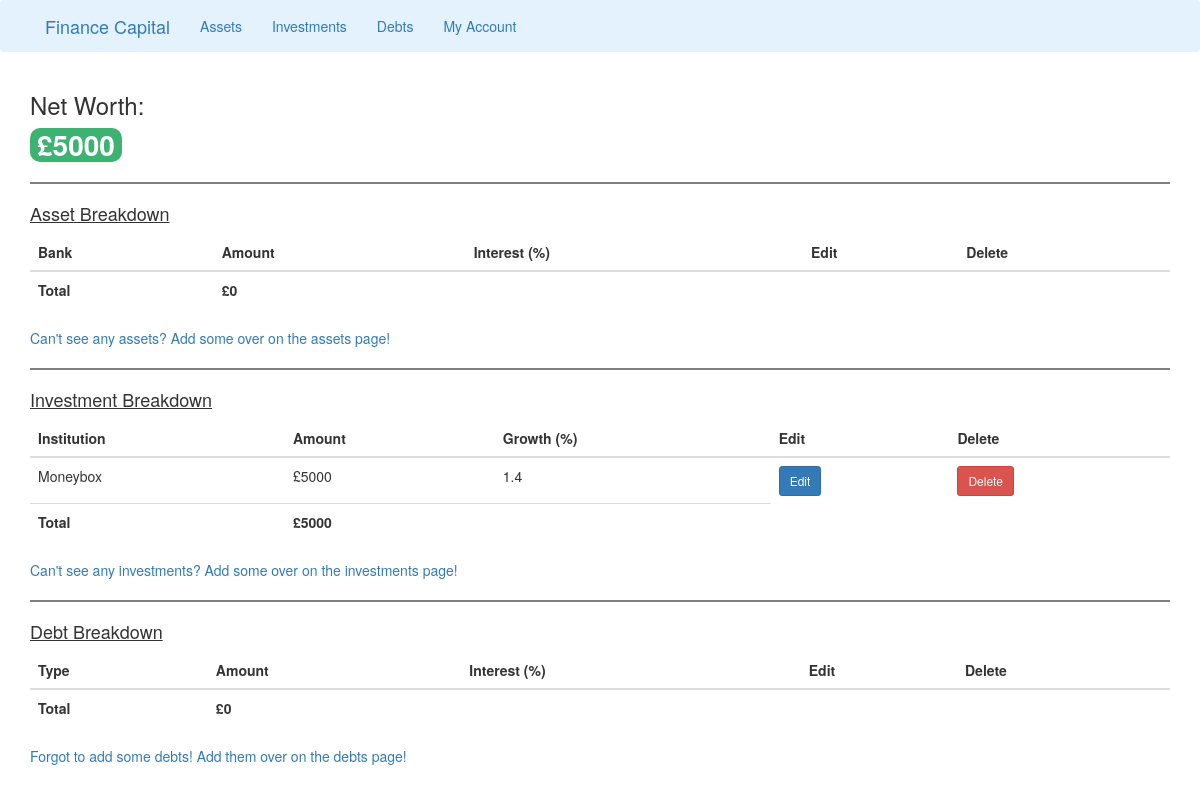
/account, run on an earlier commit of the app's database.
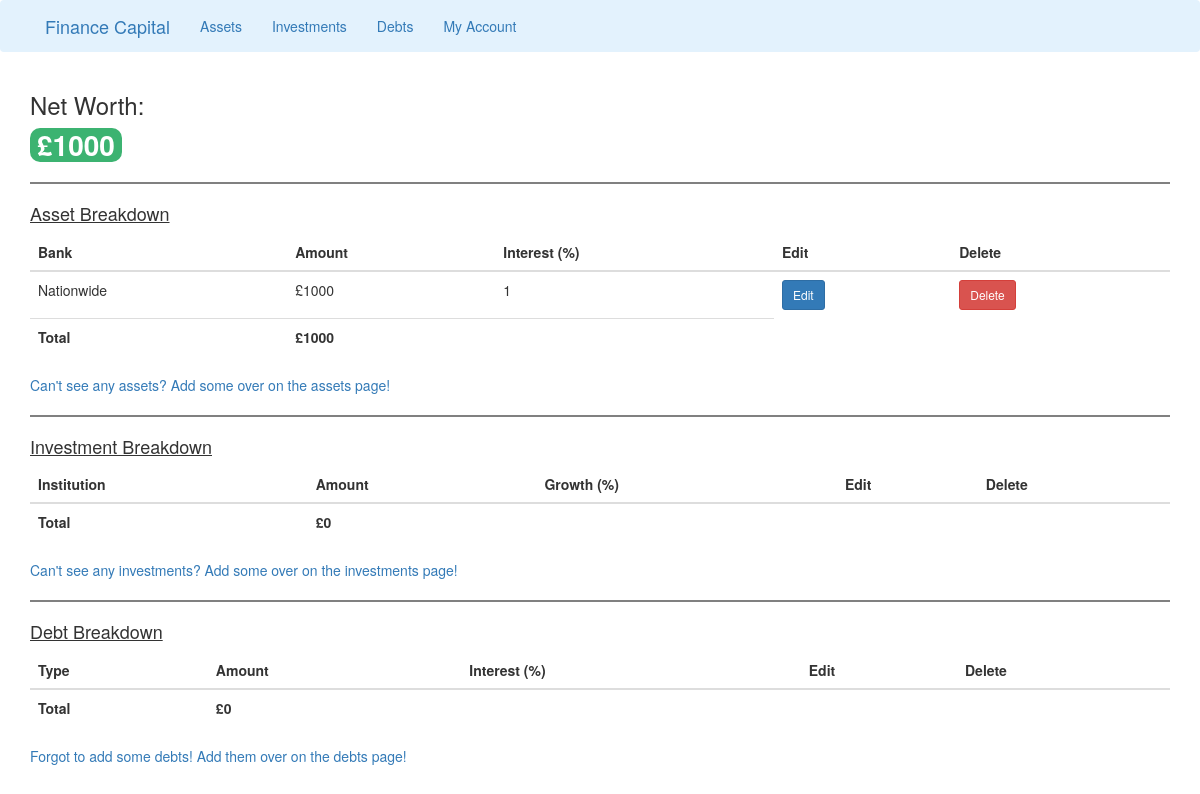
And on a later commit of the database.
### run.py (models this page shows, shortened)
class adding_investments(db.Model, UserMixin):
    id = db.Column(db.Integer, primary_key=True)
    institution = db.Column(db.String, nullable=False)
    amount = db.Column(db.Integer, nullable=False)
    growth = db.Column(db.Integer, nullable=False)

class adding_assets(db.Model, UserMixin):
    id = db.Column(db.Integer, primary_key=True)
    bank = db.Column(db.String, nullable=False)
    amount = db.Column(db.Integer, nullable=False)
    interest = db.Column(db.Integer, nullable=False)

### run.py (the view)
@app.route('/account', methods=['GET', 'POST'])
def account():
    form_1 = adding_assets.query.all()
    form_2 = adding_investments.query.all()
    form_3 = adding_debts.query.all()
    result_1 = [r.amount for r in db.session.query(adding_assets).all()]
    total_assets = sum(result_1)
    result_2 = [r.amount for r in db.session.query(adding_investments).all()]
    total_investments = sum(result_2)
    result_3 = [r.amount for r in db.session.query(adding_debts).all()]
    total_debts = sum(result_3)
    net_worth = total_assets + total_investments - total_debts
    return render_template('account.html', title='Account', form_1=form_1, form_2=form_2, form_3=form_3,
                            total_assets=total_assets, total_investments=total_investments,
                            total_debts=total_debts, net_worth=net_worth)

### templates/account.html (shortened to what this page needs)
{% extends 'base.html' %}
{% block content %}
<link rel="stylesheet" href='run.py'>
<div class="container">
    <h3>Net Worth:</h3>
    {% if net_worth > 0 %}
        <span class="badge badge-info even-larger-badge" style="background-color:MediumSeaGreen;">£{{ net_worth }}</span>
    {% elif net_worth < 0  %}
        <span class="badge badge-info even-larger-badge" style="background-color:Tomato;">£{{ net_worth }}</span>
    {% else %}
        <span class="badge badge-info even-larger-badge">£0</span>
    {% endif %}
    <hr style="height:2px;border-width:0;color:gray;background-color:gray">
    <h4><u>Asset Breakdown</u></h4>
        <table class="table">
            <thead>
            <tr>
                <th>Bank</th>
                <th>Amount</th>
                <th>Interest (%)</th>
                <th>Edit</th>
                <th>Delete</th>
            </tr>
            </thead>
            <tbody>
            {% for asset in form_1 %}
            <tr>
                <td>{{ asset.bank }}</td>
                <td>£{{ asset.amount }}</td>
                <td>{{ asset.interest }}</td>
                <td>
                    <a type='submit' class='btn btn-primary btn-sm' href="{{ url_for('edit_asset', asset_id=asset.id) }}">Edit</a>
                </td>
                <td>
                    <a type='submit' class='btn btn-danger btn-sm' href="{{ url_for('delete_asset', asset_id=asset.id) }}">Delete</a>
                </td>
            </tr>
            {% endfor %}
            <tr>
                <th>Total</th>
                <th>£{{ total_assets }}</th>
                <th></th>
            </tr>
            </tbody>
        </table>
    <a href="{{ url_for('assets') }}">Can't see any assets? Add some over on the assets page!</a>
    <hr style="height:2px;border-width:0;color:gray;background-color:gray">
    <h4><u>Investment Breakdown</u></h4>
        <table class="table">
            <thead>
            <tr>
                <th>Institution</th>
                <th>Amount</th>
                <th>Growth (%)</th>
                <th>Edit</th>
                <th>Delete</th>
            </tr>
            </thead>
            <tbody>
            {% for investment in form_2 %}
            <tr>
                <td>{{ investment.institution }}</td>
                <td>£{{ investment.amount }}</td>
                <td>{{ investment.growth }}</td>
                <td>
                    <a type='submit' class='btn btn-primary btn-sm' href="{{ url_for('edit_investment', investment_id=investment.id) }}">Edit</a>
                </td>
                <td>
                    <a type='submit' class='btn btn-danger btn-sm' href="{{ url_for('delete_investment', investment_id=investment.id) }}">Delete</a>
                </td>
            </tr>
            {% endfor %}
            <tr>
                <th>Total</th>
                <th>£{{ total_investments }}</th>
                <th></th>
            </tr>
            </tbody>
        </table>
    <a href="{{ url_for('investments') }}">Can't see any investments? Add some over on the investments page!</a>
    <hr style="height:2px;border-width:0;color:gray;background-color:gray">
    <h4><u>Debt Breakdown</u></h4>
        <table class="table">
            <thead>
            <tr>
                <th>Type</th>
                <th>Amount</th>
                <th>Interest (%)</th>
                <th>Edit</th>
                <th>Delete</th>
            </tr>
            </thead>
            <tbody>
                <tr>
                    <th>Total</th>
                    <th>£{{ total_debts }}</th>
                    <th></th>
                </tr>
            </tbody>
        </table>
    <a href="{{ url_for('debts') }}">Forgot to add some debts! Add them over on the debts page!</a>
</div>
{% endblock content %}

What changed in the data, as far as the page shows it:
removed adding_investments: institution "Moneybox", amount "5000", growth "1.4"
added adding_assets: bank "Nationwide", amount "1000", interest "1"
Also different on the page:
{{ net_worth }}: "5000" → "1000"
{{ total_assets }}: "0" → "1000"
{{ total_investments }}: "5000" → "0"
